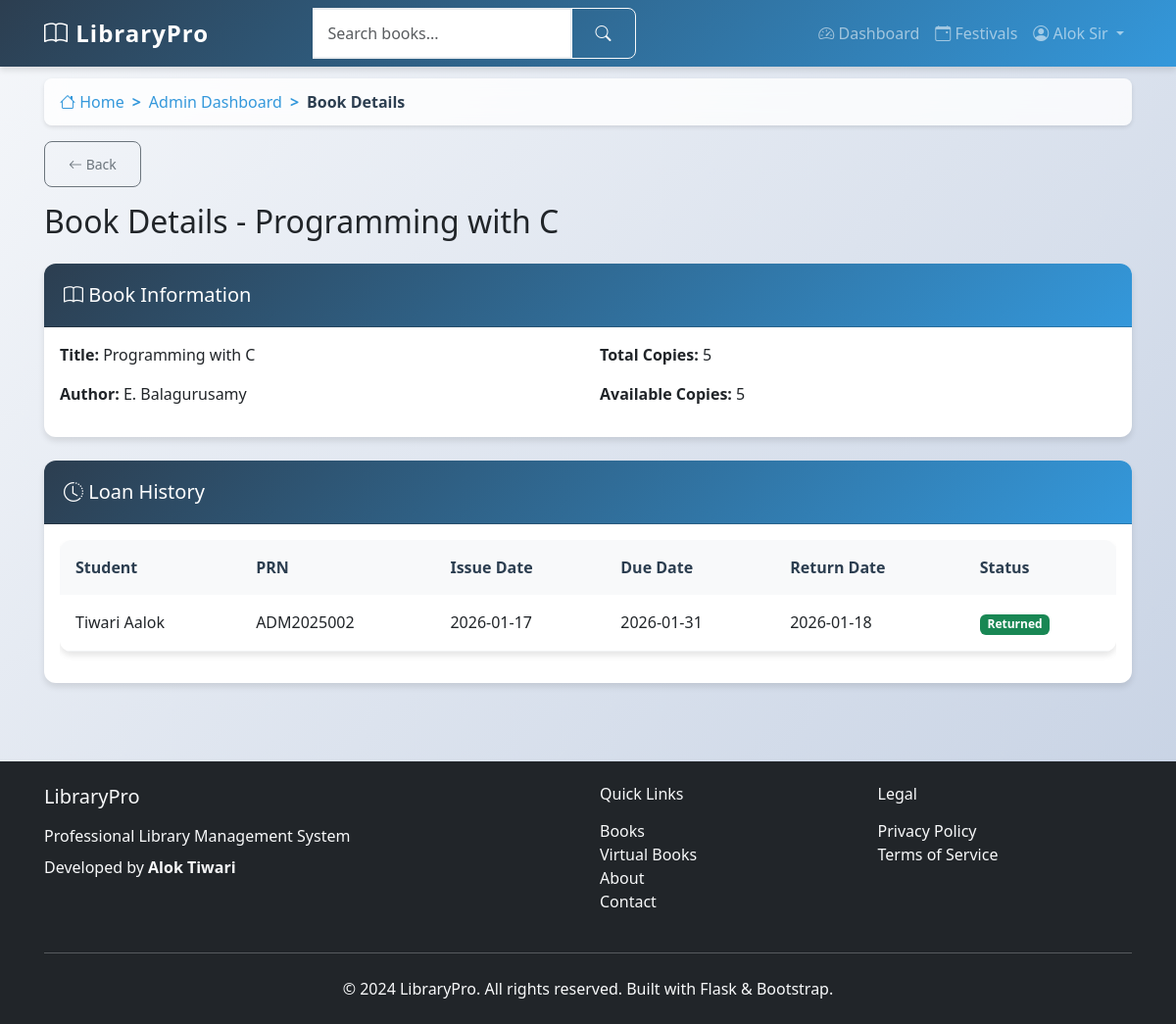
The page /book-details/1 (signed in) on the database its author committed.
### app/models.py (models this page shows, shortened)
class User(UserMixin, db.Model):
    id = db.Column(db.Integer, primary_key=True)
    prn_number = db.Column(db.String(20), unique=True, nullable=False)
    username = db.Column(db.String(80), unique=True, nullable=False)
    email = db.Column(db.String(120), unique=True, nullable=False)
    name = db.Column(db.String(100), nullable=False)
    mother_name = db.Column(db.String(100), nullable=False)
    dob = db.Column(db.String(10), nullable=False)  # Format: DDMMYYYY
    phone = db.Column(db.String(15), nullable=True)
    address = db.Column(db.Text, nullable=True)
    password_hash = db.Column(db.String(255), nullable=False)
    role = db.Column(db.String(20), nullable=False, default='student')
    year = db.Column(db.String(10), nullable=True)  # 1st, 2nd, 3rd, 4th, 5th
    course = db.Column(db.String(50), nullable=True)  # BSC IT, BSC CS, etc.
    total_books_borrowed = db.Column(db.Integer, default=0)
    total_extension_requests = db.Column(db.Integer, default=0)
    library_hours_this_month = db.Column(db.Float, default=0.0)
    library_hours_this_year = db.Column(db.Float, default=0.0)
    created_at = db.Column(db.DateTime, default=datetime.utcnow)
    updated_at = db.Column(db.DateTime, default=datetime.utcnow, onupdate=datetime.utcnow)
    loans = db.relationship('Loan', backref='borrower', lazy='dynamic')
    library_sessions = db.relationship('LibrarySession', backref='user', lazy='dynamic')

class Book(db.Model):
    id = db.Column(db.Integer, primary_key=True)
    title = db.Column(db.String(200), nullable=False)
    author = db.Column(db.String(100), nullable=False)
    category = db.Column(db.String(50), nullable=False, default='General')
    semester = db.Column(db.String(20), nullable=True)
    course = db.Column(db.String(50), nullable=True)
    isbn = db.Column(db.String(20), nullable=True)
    thumbnail = db.Column(db.String(500), nullable=True)
    copies_total = db.Column(db.Integer, nullable=False, default=1)
    copies_available = db.Column(db.Integer, nullable=False, default=1)
    is_new_book = db.Column(db.Boolean, nullable=False, default=True)
    new_book_expires = db.Column(db.DateTime, nullable=True)
    is_prebooking = db.Column(db.Boolean, nullable=False, default=False)
    prebooking_starts = db.Column(db.DateTime, nullable=True)
    prebooking_slots = db.Column(db.Integer, nullable=False, default=0)
    prebooking_taken = db.Column(db.Integer, nullable=False, default=0)
    is_virtual = db.Column(db.Boolean, nullable=False, default=False)
    pdf_file_path = db.Column(db.String(500), nullable=True)
    virtual_price = db.Column(db.Float, nullable=True, default=0.0)  # Free to read
    download_price = db.Column(db.Float, nullable=True, default=11.0)  # ₹11 to download
    created_at = db.Column(db.DateTime, default=datetime.utcnow)
    loans = db.relationship('Loan', backref='book', lazy='dynamic')

class Loan(db.Model):
    id = db.Column(db.Integer, primary_key=True)
    user_id = db.Column(db.Integer, db.ForeignKey('user.id'), nullable=False)
    book_id = db.Column(db.Integer, db.ForeignKey('book.id'), nullable=False)
    issue_date = db.Column(db.DateTime, nullable=False, default=datetime.utcnow)
    due_date = db.Column(db.DateTime, nullable=False)
    return_date = db.Column(db.DateTime, nullable=True)

### app/main/routes.py (the view)
@bp.route('/book-details/<int:book_id>')
@login_required
def book_details(book_id):
    if current_user.role != 'admin':
        flash('Access denied. Admin privileges required.', 'danger')
        return redirect(url_for('main.dashboard'))
    book = Book.query.get_or_404(book_id)
    active_loans = Loan.query.filter_by(book_id=book_id, return_date=None).all()
    loan_history = Loan.query.filter_by(book_id=book_id).order_by(Loan.issue_date.desc()).all()
    return render_template('main/book_details.html', title=f'Book Details - {book.title}',
                         book=book, active_loans=active_loans, loan_history=loan_history)

### app/templates/main/book_details.html (shortened to what this page needs)
{% extends "base.html" %}
{% block content %}
<div class="row">
    <div class="col-12">
        <h2 class="mb-4">Book Details - {{ book.title }}</h2>
    </div>
</div>
<div class="card mb-4">
    <div class="card-header">
        <h5 class="mb-0"><i class="bi bi-book"></i> Book Information</h5>
    </div>
    <div class="card-body">
        <div class="row">
            <div class="col-md-6">
                <p><strong>Title:</strong> {{ book.title }}</p>
                <p><strong>Author:</strong> {{ book.author }}</p>
            </div>
            <div class="col-md-6">
                <p><strong>Total Copies:</strong> {{ book.copies_total }}</p>
                <p><strong>Available Copies:</strong> {{ book.copies_available }}</p>
            </div>
        </div>
    </div>
</div>
<div class="card">
    <div class="card-header">
        <h5 class="mb-0"><i class="bi bi-clock-history"></i> Loan History</h5>
    </div>
    <div class="card-body">
        {% if loan_history %}
        <div class="table-responsive">
            <table class="table">
                <thead>
                    <tr>
                        <th>Student</th>
                        <th>PRN</th>
                        <th>Issue Date</th>
                        <th>Due Date</th>
                        <th>Return Date</th>
                        <th>Status</th>
                    </tr>
                </thead>
                <tbody>
                    {% for loan in loan_history %}
                    <tr>
                        <td>{{ loan.borrower.name }}</td>
                        <td>{{ loan.borrower.prn_number }}</td>
                        <td>{{ loan.issue_date.strftime('%Y-%m-%d') }}</td>
                        <td>{{ loan.due_date.strftime('%Y-%m-%d') }}</td>
                        <td>
                            {% if loan.return_date %}
                                {{ loan.return_date.strftime('%Y-%m-%d') }}
                            {% else %}
                                <span class="text-warning">Not Returned</span>
                            {% endif %}
                        </td>
                        <td>
                            {% if not loan.return_date %}
                                {% if loan.is_overdue %}
                                    <span class="badge bg-danger">Overdue</span>
                                {% else %}
                                    <span class="badge bg-success">Active</span>
                                {% endif %}
                            {% elif loan.return_date > loan.due_date %}
                                <span class="badge bg-warning">Late Return</span>
                            {% else %}
                                <span class="badge bg-success">Returned</span>
                            {% endif %}
                        </td>
                    </tr>
                    {% endfor %}
                </tbody>
            </table>
        </div>
        {% else %}
        <p class="text-muted">No loan history for this book.</p>
        {% endif %}
    </div>
</div>
{% endblock %}

### app/templates/base.html (shortened to what this page needs)
<!DOCTYPE html>
<html lang="en">
<head>
    <link href="https://cdn.jsdelivr.net/npm/bootstrap@5.3.0/dist/css/bootstrap.min.css" rel="stylesheet">
    <link rel="stylesheet" href="https://cdn.jsdelivr.net/npm/bootstrap-icons@1.10.0/font/bootstrap-icons.css">
    <link rel="stylesheet" href="{{ url_for('static', filename='css/style.css') }}">
    <link rel="stylesheet" href="{{ url_for('static', filename='css/modern.css') }}">
</head>
<body>
    <nav class="navbar navbar-expand-lg navbar-dark bg-primary fixed-top">
        <div class="container">
            <a class="navbar-brand fw-bold" href="{{ url_for('main.index') }}">
                <i class="bi bi-book"></i> LibraryPro
            </a>
            <div class="collapse navbar-collapse" id="navbarNav">
                {% if current_user.is_authenticated %}
                <form class="d-flex mx-auto" method="GET" action="{{ url_for('main.search') }}">
                    <div class="input-group">
                        <input class="form-control" type="search" name="q" placeholder="Search books..."
                               value="{{ request.args.get('q', '') }}">
                        <button class="btn btn-outline-light" type="submit">
                            <i class="bi bi-search"></i>
                        </button>
                    </div>
                </form>
                <ul class="navbar-nav ms-auto">
                    <li class="nav-item">
                        <a class="nav-link" href="{{ url_for('main.dashboard') }}">
                            <i class="bi bi-speedometer2"></i> Dashboard
                        </a>
                    </li>
                    <li class="nav-item">
                        <a class="nav-link" href="{{ url_for('main.festivals') }}">
                            <i class="bi bi-calendar-event"></i> Festivals
                        </a>
                    </li>
                    <li class="nav-item dropdown">
                        <a class="nav-link dropdown-toggle" href="#" role="button" data-bs-toggle="dropdown">
                            <i class="bi bi-person-circle"></i> {{ current_user.name }}
                        </a>
                    </li>
                </ul>
                {% endif %}
            </div>
        </div>
    </nav>
    <main class="main-content">
        <div class="container">
            {% if current_user.is_authenticated %}
            <nav aria-label="breadcrumb" class="mb-3">
                <ol class="breadcrumb">
                    <li class="breadcrumb-item">
                        <a href="{{ url_for('main.index') }}"><i class="bi bi-house"></i> Home</a>
                    </li>
                    {% if request.endpoint == 'main.dashboard' or request.endpoint == 'main.student_dashboard' %}
                        <li class="breadcrumb-item active">Dashboard</li>
                    {% elif request.endpoint == 'main.admin_dashboard' %}
                        <li class="breadcrumb-item active">Admin Dashboard</li>
                    {% elif request.endpoint == 'main.manage_users' %}
                        <li class="breadcrumb-item"><a href="{{ url_for('main.admin_dashboard') }}">Admin Dashboard</a></li>
                        <li class="breadcrumb-item active">Manage Users</li>
                    {% elif request.endpoint == 'main.add_book' %}
                        <li class="breadcrumb-item"><a href="{{ url_for('main.admin_dashboard') }}">Admin Dashboard</a></li>
                        <li class="breadcrumb-item active">Add Book</li>
                    {% elif request.endpoint == 'main.book_details' %}
                        <li class="breadcrumb-item"><a href="{{ url_for('main.admin_dashboard') }}">Admin Dashboard</a></li>
                        <li class="breadcrumb-item active">Book Details</li>
                    {% elif request.endpoint == 'main.send_notice' %}
                        <li class="breadcrumb-item"><a href="{{ url_for('main.admin_dashboard') }}">Admin Dashboard</a></li>
                        <li class="breadcrumb-item active">Send Notice</li>
                    {% elif request.endpoint == 'main.view_notices' %}
                        <li class="breadcrumb-item">
                            <a href="{% if current_user.role == 'admin' %}{{ url_for('main.admin_dashboard') }}{% else %}{{ url_for('main.student_dashboard') }}{% endif %}">Dashboard</a>
                        </li>
                        <li class="breadcrumb-item active">Notices</li>
                    {% elif request.endpoint == 'main.search' %}
                        <li class="breadcrumb-item">
                            <a href="{% if current_user.role == 'admin' %}{{ url_for('main.admin_dashboard') }}{% else %}{{ url_for('main.student_dashboard') }}{% endif %}">Dashboard</a>
                        </li>
                        <li class="breadcrumb-item active">Search Results</li>
                    {% elif request.endpoint == 'auth.profile' %}
                        <li class="breadcrumb-item">
                            <a href="{% if current_user.role == 'admin' %}{{ url_for('main.admin_dashboard') }}{% else %}{{ url_for('main.student_dashboard') }}{% endif %}">Dashboard</a>
                        </li>
                        <li class="breadcrumb-item active">Profile</li>
                    {% endif %}
                </ol>
            </nav>
            {% endif %}
            {% if current_user.is_authenticated and request.endpoint not in ['main.index', 'main.dashboard', 'main.student_dashboard', 'main.admin_dashboard'] %}
            <div class="mb-3">
                <button onclick="goBack()" class="btn btn-outline-secondary btn-sm">
                    <i class="bi bi-arrow-left"></i> Back
                </button>
            </div>
            {% endif %}
            {% block content %}{% endblock %}
        </div>
    </main>
    <footer class="bg-dark text-light py-4 mt-5">
        <div class="container">
            <div class="row">
                <div class="col-md-6">
                    <h5 class="mb-3">LibraryPro</h5>
                    <p class="mb-2">Professional Library Management System</p>
                    <p class="mb-0">Developed by <strong>Alok Tiwari</strong></p>
                </div>
                <div class="col-md-3">
                    <h6 class="mb-3">Quick Links</h6>
                    <ul class="list-unstyled">
                        <li><a href="{{ url_for('main.books_categories') }}" class="text-light text-decoration-none">Books</a></li>
                    <li><a href="{{ url_for('main.virtual_books') }}" class="text-light text-decoration-none">Virtual Books</a></li>
                        <li><a href="{{ url_for('main.about') }}" class="text-light text-decoration-none">About</a></li>
                        <li><a href="{{ url_for('main.contact') }}" class="text-light text-decoration-none">Contact</a></li>
                    </ul>
                </div>
                <div class="col-md-3">
                    <h6 class="mb-3">Legal</h6>
                    <ul class="list-unstyled">
                        <li><a href="{{ url_for('main.privacy') }}" class="text-light text-decoration-none">Privacy Policy</a></li>
                        <li><a href="{{ url_for('main.terms') }}" class="text-light text-decoration-none">Terms of Service</a></li>
                    </ul>
                </div>
            </div>
            <hr class="my-4">
            <div class="text-center">
                <p class="mb-0">&copy; 2024 LibraryPro. All rights reserved. Built with Flask & Bootstrap.</p>
            </div>
        </div>
    </footer>
</body>
</html>

### rows shown on the page
User: name "Alok Sir"
Book: title "Programming with C", author "E. Balagurusamy", copies_total "5", copies_available "5"
Loan: borrower.name "Tiwari Aalok", borrower.prn_number "ADM2025002", issue_date "2026-01-17", due_date "2026-01-31", return_date "2026-01-18", shows "Returned"
